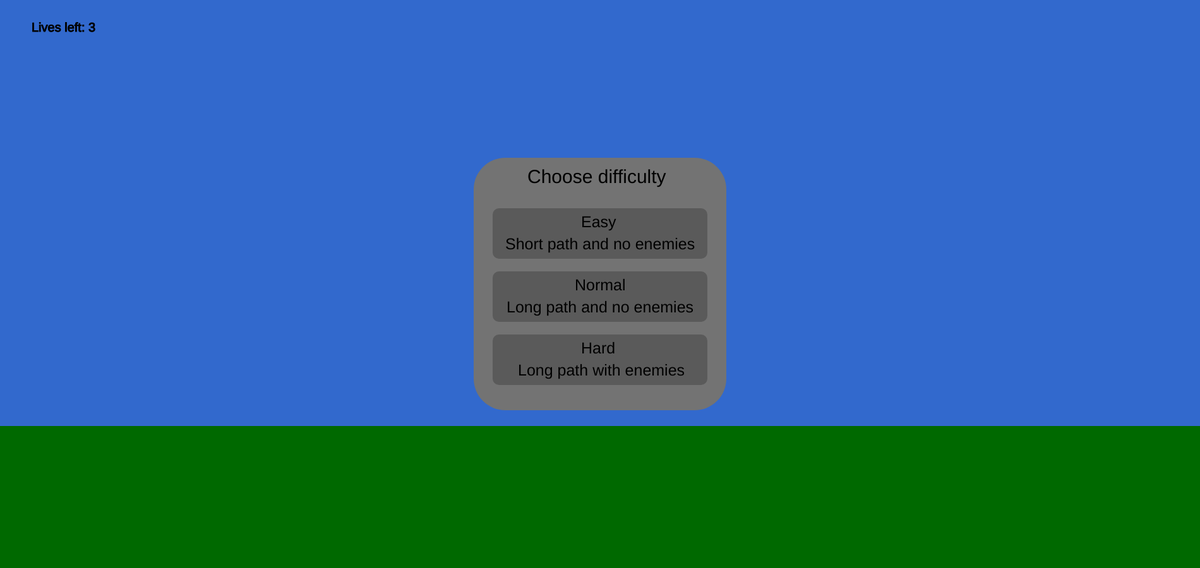
Frame 1 (no input)
Frame 60 (no input): identical to frame 1, image omitted
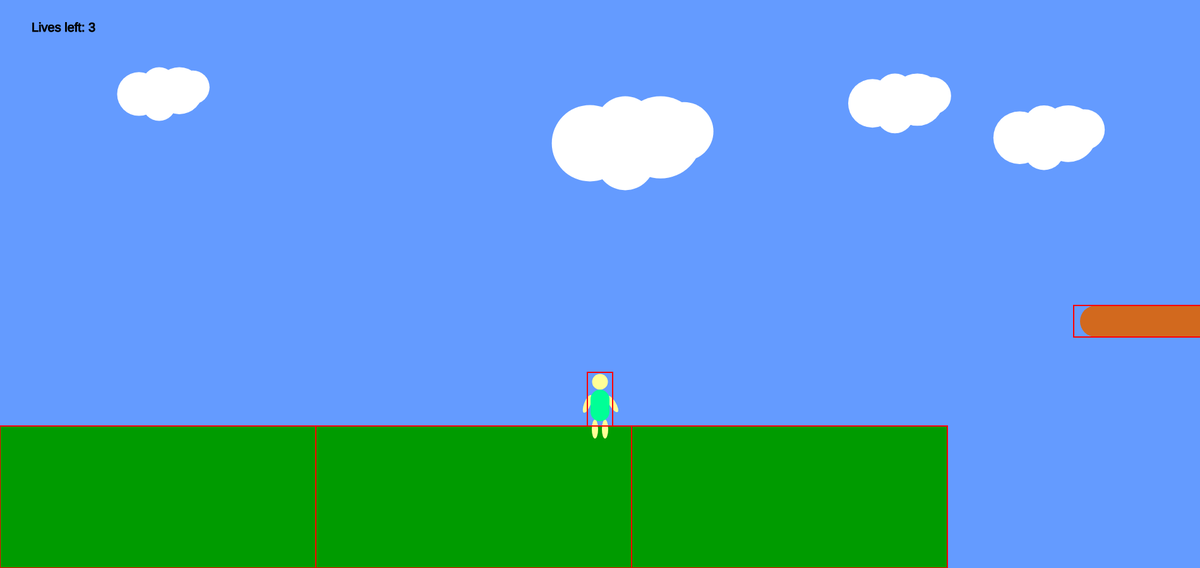
Frame 120 (the mouse pressed at the canvas centre since frame 60)

The p5.js sketch that drew these frames (run headless with seeded random() and noise() and a simulated clock; from frame 60 on, the mouse is pressed at the canvas centre):

// p5.js sketch
// ── sketch.js
//Final game project named "Green Shirt"

class gameSettings {
	constructor() {}
	showMenu = true;
	backGroundDarkness = 50;
	setupPath = false;

	enemies = false;

	scrollPos = 0;
	menuOfGame() {
		//menu
		fill(115, 115, 115);
		noStroke();
		rect(width / 2 - 200, height / 2 - 200, 400, 400, 50);

		//text
		fill(0);
		textSize(30);
		text("Choose difficulty", width / 2 - 115, height / 2 - 160);

		//difficulties buttons
		fill(90, 90, 90);
		rect(width / 2 - 170, height / 2 - 120, 340, 80, 10);
		rect(width / 2 - 170, height / 2 - 20, 340, 80, 10);
		rect(width / 2 - 170, height / 2 + 80, 340, 80, 10);

		//make buttons lighter
		fill(105, 105, 105);
		if(mouseX > width / 2 - 170 && mouseX < width / 2 + 170 && mouseY > height / 2 - 120 && mouseY < height / 2 - 40) {
			rect(width / 2 - 170, height / 2 - 120, 340, 80, 10);
		} else if(mouseX > width / 2 - 170 && mouseX < width / 2 + 170 && mouseY > height / 2 - 20 && mouseY < height / 2 + 60) {
			rect(width / 2 - 170, height / 2 - 20, 340, 80, 10);
		} else if(mouseX > width / 2 - 170 && mouseX < width / 2 + 170 && mouseY > height / 2 + 80 && mouseY < height / 2 + 160) {
			rect(width / 2 - 170, height / 2 + 80, 340, 80, 10);
		}

		//their descriptions
		fill(0);
		textSize(25);
		text("Easy", width / 2 - 30, height / 2 - 90);
		text("Normal", width / 2 - 40, height / 2 + 10);
		text("Hard", width / 2 - 30, height / 2 + 110);

		text("Short path and no enemies", width / 2 - 150, height / 2 - 55);
		text("Long path and no enemies", width / 2 - 148, height / 2 + 45);
		text("Long path with enemies", width / 2 - 130, height / 2 + 145);
	}

	indicator() {
		fill(0);
		stroke(0);
		textSize(20);
		text("Lives left: ", 50, 50)
		text(gameChar.livesLeft, 50 + textWidth("Lives left: "), 50);
	}
}

class GameChar {
	livesLeft = 3;
	posX = 0;
	posY = 0;
	velocityX = 0;
	velocityY = 0;
	isFalling = false;
	jumpsLeft = 0;

	rightBlocked = false;
	leftBlocked = false;
	downBlocked = false;
	upBlocked = false;


	constructor() {
		this.posX = 950;
		this.posY = 675;
	}

	death() {
		gameChar.livesLeft--;
		this.posX = 950;
		this.posY = 675;
		this.velocityY = 0;
		game.scrollPos = 0;
	}

	drawGameChar() {
		if(this.velocityX < 0 && this.isFalling && this.livesLeft > 0) {
			// add your jumping-left code
			fill(255, 255, 150);
			ellipse(this.posX, this.posY - 70, 25, 25); //head

			push();
			translate(this.posX - 10, this.posY - 40);
			rotate(210, 1);
			ellipse(0, 0, 30, 10); 							//right arm
			pop();

			push();
			translate(this.posX + 10, this.posY - 10);
			rotate(60, 1);
			ellipse(0, 0, 30, 10);							// left leg
			pop();

			fill(0, 255, 150);
			rect(this.posX - 10, this.posY - 57.5, 20, 50, 50); //body
			fill(255, 255, 150);

			push();
			translate(this.posX - 10, this.posY - 10);
			rotate(210, 1);
			ellipse(0, 0, 30, 10);
			pop()                                			//right leg

			push();
			translate(this.posX + 10, this.posY - 40);
			rotate(60, 1);
			ellipse(0, 0, 30, 10); 							//left arm
			pop();

		} else if(this.velocityX > 0 && this.isFalling && this.livesLeft > 0) {
			// add your jumping-right code
			fill(255, 255, 150);
			ellipse(this.posX, this.posY - 70, 25, 25); //head

			push();
			translate(this.posX - 10, this.posY - 10);
			rotate(210, 1);
			ellipse(0, 0, 30, 10);
			pop()                                			//right leg


			push();
			translate(this.posX + 10, this.posY - 40);
			rotate(60, 1);
			ellipse(0, 0, 30, 10); 							//left arm
			pop();

			fill(0, 255, 150);
			rect(this.posX - 10, this.posY - 57.5, 20, 50, 50); //body
			fill(255, 255, 150);

			push();
			translate(this.posX - 10, this.posY - 40);
			rotate(210, 1);
			ellipse(0, 0, 30, 10); 							//right arm
			pop();

			push();
			translate(this.posX + 10, this.posY - 10);
			rotate(60, 1);
			ellipse(0, 0, 30, 10);							// left leg
			pop();

		} else if(this.velocityX < 0 && this.livesLeft > 0) {
			// add your walking left code
			fill(255, 255, 150);
			ellipse(this.posX, this.posY - 70, 25, 25); //head

			push();
			translate(this.posX - 10, this.posY);
			rotate(225, 1);
			ellipse(0, 0, 30, 10);
			pop()                                			//right leg


			push();
			translate(this.posX + 8, this.posY - 40);
			rotate(45, 1);
			ellipse(0, 0, 30, 10);
			pop();										    //left arm

			fill(0, 255, 150);
			rect(this.posX - 10, this.posY - 57.5, 20, 50, 50); //body
			fill(255, 255, 150);

			push();
			translate(this.posX - 8, this.posY - 35);
			rotate(200, 1);
			ellipse(0, 0, 30, 10);
			pop();											//right arm

			push();
			translate(this.posX + 10, this.posY);
			rotate(45, 1);
			ellipse(0, 0, 30, 10);
			pop();											//left leg

		} else if(this.velocityX > 0 && this.livesLeft > 0) {
			// add your walking right code
			fill(255, 255, 150);
			ellipse(this.posX, this.posY - 70, 25, 25); //head

			push();
			translate(this.posX - 8, this.posY - 35);
			rotate(200, 1);
			ellipse(0, 0, 30, 10);
			pop();										//right arm

			push();
			translate(this.posX + 10, this.posY);
			rotate(45, 1);
			ellipse(0, 0, 30, 10);
			pop();										//left leg

			fill(0, 255, 150);
			rect(this.posX - 10, this.posY - 57.5, 20, 50, 50); //body
			fill(255, 255, 150);

			push();
			translate(this.posX - 10, this.posY);
			rotate(225, 1);
			ellipse(0, 0, 30, 10);
			pop();                               			//right leg

			push();
			translate(this.posX + 8, this.posY - 35);
			rotate(45, 1);
			ellipse(0, 0, 30, 10);
			pop();											//left arm

		} else if(this.isFalling && this.livesLeft > 0 && !this.downBlocked) {
			// add your jumping facing forwards code
			fill(255, 255, 150);
			ellipse(this.posX, this.posY - 70, 25, 25); //head

			push();
			translate(this.posX - 15, this.posY - 40);
			rotate(225, 1);
			ellipse(0, 0, 15, 10);
			pop();                                			//right arm

			ellipse(this.posX + 8, this.posY - 5, 10, 15); //left leg

			fill(0, 255, 150);
			rect(this.posX - 15, this.posY - 57.5, 30, 50, 50); //body
			fill(255, 255, 150);

			ellipse(this.posX - 8, this.posY - 5, 10, 15); //right leg

			push();
			translate(this.posX + 15, this.posY - 40);
			rotate(45, 1);
			ellipse(0, 0, 15, 10);
			pop();											//left arm

		} else {
			// add your standing front facing code

			fill(255, 255, 150);
			ellipse(this.posX, this.posY - 70, 25, 25); //head

			push();
			translate(this.posX - 20, this.posY - 35);
			rotate(225, 1);
			ellipse(0, 0, 30, 10);
			pop()                                			//right arm

			push();
			translate(this.posX + 20, this.posY - 35);
			rotate(45, 1);
			ellipse(0, 0, 30, 10);
			pop();											//left arm


			ellipse(this.posX - 8, this.posY + 5, 10, 30);
			ellipse(this.posX + 8, this.posY + 5, 10, 30); //legs

			fill(0, 255, 150);
			rect(this.posX - 15, this.posY - 57.5, 30, 50, 50); //body

		}
	}
} // a bit later

class Path {
	constructor() {}
	//attributes needed to make and setup path
	lengthOfPath = 2000;
	wholePath = [];
	wholePathCorX = [];
	//attributes needed to make decorations for path
	numberOfClouds;
	cloud_posX = [];
	cloud_posY = [];
	proportion_cloud = [];

	pathCreator() {
		var allowedToChangePath = this.lengthOfPath - 2000;
		var numberOfEachElement = allowedToChangePath / 1000;

		//starting place
		this.wholePath.push("ground"); this.wholePath.push("ground");

		//path between start and finish
		for(var i = 0; i < numberOfEachElement; i++) {
			var pathElements = ["canyon", "ground", "platform"];
			for(var j = 0; j < 3; j++) {
				var index = round(random(0, pathElements.length - 1));
				this.wholePath.push(pathElements[index]);
				pathElements.splice(index, 1);
			}
		}

		//finish
		this.wholePath.push("ground"); this.wholePath.push("ground");
	}

	setupClouds() {
		var currentPosX = -500
		for(var i = 0; i < this.numberOfClouds; i++) {
			currentPosX += round(random(150, 750));
			this.cloud_posX.push(currentPosX);
			this.cloud_posY.push(round(random(100, 200)));
			this.proportion_cloud.push(random(1, 2));
		}
	}

	setupPath() {
		this.pathCreator();
		var currentPosX = 0;
		for(var i = 0; i < this.wholePath.length; i++) {
			path.wholePathCorX.push(currentPosX);
			if(this.wholePath[i] == "ground") {
				ground.posX_array.push(currentPosX);
				currentPosX += ground.width;
			} else if(this.wholePath[i] == "canyon") {
				canyons.posX_array.push(currentPosX);
				currentPosX += canyons.width;
			} else if(this.wholePath[i] == "platform") {
				platforms.posX_array.push(currentPosX);
				currentPosX += platforms.width;
			}
		}
		game.setupPath = true;
		//setup platform class
		platforms.numberOfPlatforms = platforms.posX_array.length;
		platforms.setupPlatforms();
		//setup ground class
		ground.numberOfGround = ground.posX_array.length;
		//setup clouds(own attribute)
		this.numberOfClouds = (this.lengthOfPath / 500) * 1.5
		this.setupClouds();
	}

	cloud(index) {
		fill (255, 255, 255);
		ellipse(this.cloud_posX[index], this.cloud_posY[index], 50 * this.proportion_cloud[index]);
		ellipse(this.cloud_posX[index] + (30 * this.proportion_cloud[index]), this.cloud_posY[index] + (10 * this.proportion_cloud[index]), 70 * this.proportion_cloud[index]);
		ellipse(this.cloud_posX[index] + (50 * this.proportion_cloud[index]), this.cloud_posY[index] + (5 * this.proportion_cloud[index]), 50 * this.proportion_cloud[index]);
		ellipse(this.cloud_posX[index] - (30 * this.proportion_cloud[index]), this.cloud_posY[index] + (15 * this.proportion_cloud[index]), 65 * this.proportion_cloud[index]);
		ellipse(this.cloud_posX[index], this.cloud_posY[index] + (30 * this.proportion_cloud[index]), 50 * this.proportion_cloud[index]);
	}

	drawClouds() {
		for(var i = 0; i < this.numberOfClouds; i++) {
			this.cloud(i);
		}
	}
}

class Platforms {
	constructor() {}
	posX_array = [];
	posY_array = [];
	velocity_array = [];
	width = 300;
	height = 50;

	numberOfPlatforms = 0;

	setupPlatforms() {
		for(var i = 0; i < this.numberOfPlatforms; i++) {
			var posY = round(random(ground.floorPosY - 380, ground.floorPosY + 100));
			this.posY_array.push(posY);
			this.velocity_array.push(round(random(3, 10)));
		}
	}


	movePlatforms() {
		for(var i = 0; i < this.numberOfPlatforms; i++) {
			this.posY_array[i] += this.velocity_array[i];
			if(ground.floorPosY - 400 >= this.posY_array[i] || ground.floorPosY + 100 <= this.posY_array[i]) {
				this.velocity_array[i] = this.velocity_array[i] * (-1);
			}
		}
	}

	platform(index) {
		fill(100, 155, 255);
		rect(this.posX_array[index], ground.floorPosY, 300, height / 4);
		fill(210, 105, 30);
		rect(this.posX_array[index] + 10, this.posY_array[index], 280, 50, 50);
	}

	drawPlatforms() {
		for(var i = 0; i < this.posX_array.length; i++) {
			this.platform(i);
		}
	}


}

class Ground {
	constructor() {}
	posX_array = [];
	floorPosY = 675;
	width = 500;
	height = 225;
	numberOfGround = 0;
} // a bit later

class Canyons {
	constructor() {}
	posX_array = [];
	width = 200;
	canyon(posX) {
		fill(100, 155, 255);
		rect(posX, ground.floorPosY, 200, height / 4);
	}

	drawCanyons() {
		for(var i = 0; i < this.posX_array.length; i++) {
			this.canyon(this.posX_array[i])
		}
	}
}


var game = new gameSettings();
var gameChar = new GameChar();
var path = new Path();
var platforms = new Platforms();
var ground = new Ground();
var canyons = new Canyons();


function setup() {
	createCanvas(1900, 900);
}


class Physics {
	constructor() {}
	gravitation = 0.5;

	showCanvasShapes() {
		stroke(255, 0, 0);
		strokeWeight(2);
		noFill();

		//canvasShape of gameChar
		rect(gameChar.posX - 20, gameChar.posY - 85, 40, 85);
		//canvasShape of platforms
		for(var i = 0; i < platforms.numberOfPlatforms; i++) {
			rect(platforms.posX_array[i], platforms.posY_array[i], platforms.width, platforms.height);
		}
		//canvasShape of ground
		for(var i = 0; i < ground.posX_array.length; i++) {
			rect(ground.posX_array[i], ground.floorPosY, ground.width, ground.height);
		}

	}

	checkRight() {
		//check if right is blocked
		//by platforms
		for(var i = 0; i < platforms.numberOfPlatforms; i++) {
			if(platforms.posX_array[i] == gameChar.posX + 20
			&& !(gameChar.posY <= platforms.posY_array[i])
			&& !(gameChar.posY - 70 >= platforms.posY_array[i] + platforms.height)) {
				gameChar.rightBlocked = true;
				return;
			}
		}
		//by ground
		for(var i = 0; i < ground.numberOfGround; i++) {
			if(ground.posX_array[i] == gameChar.posX + 20
			&& !(gameChar.posY <= ground.floorPosY)
			&& !(gameChar.posY - 70 >= ground.floorPosY + ground.height)) {
				gameChar.rightBlocked = true;
				return;
			}
		}
		//if Game Over player can't move or player reached barrier of the map
		if(gameChar.livesLeft == 0 || gameChar.posX == path.lengthOfPath) {
			gameChar.rightBlocked = true;
			return;
		}

		gameChar.rightBlocked = false;
	}

	checkLeft() {
		//check if left is blocked
		//by platforms
		for(var i = 0; i < platforms.numberOfPlatforms; i++) {
			if(platforms.posX_array[i] + platforms.width == gameChar.posX - 20
			&& !(gameChar.posY <= platforms.posY_array[i])
			&& !(gameChar.posY - 70 >= platforms.posY_array[i] + platforms.height)) {
				gameChar.leftBlocked = true;
				return;
			}
		}
		//by ground
		for(var i = 0; i < ground.numberOfGround; i++) {
			if(ground.posX_array[i] + ground.width == gameChar.posX - 20
			&& !(gameChar.posY <= ground.floorPosY)
			&& !(gameChar.posY - 70 >= ground.floorPosY + ground.height)) {
				gameChar.leftBlocked = true;
				return;
			}
		}
		//if Game Over player can't move or player reached barrier of the map
		if(gameChar.livesLeft == 0 || gameChar.posX == 0) {
			gameChar.leftBlocked = true;
			return;
		}

		gameChar.leftBlocked = false;
	}

	checkDown() {
		//check if down is blocked
		if(gameChar.velocityY > 0) {
			gameChar.isFalling = true;
		} else if(gameChar.velocityY < 0) {
			gameChar.isFalling = false;
		}

		//by platforms
		for(var i = 0 ; i < platforms.numberOfPlatforms; i++) {
			if((gameChar.posY >= platforms.posY_array[i] && gameChar.posY <= platforms.posY_array[i] + 25)
			&& !(gameChar.posX + 20 <= platforms.posX_array[i])
			&& !(gameChar.posX - 20 >= platforms.posX_array[i] + platforms.width)
			&& gameChar.isFalling) {

				gameChar.downBlocked = true;
				gameChar.posY = platforms.posY_array[i];
				gameChar.velocityY = 0;
				gameChar.jumpsLeft = 1;
				return;
			}
		}
		//by ground
		for(var i = 0; i < ground.numberOfGround; i++) {
			if((gameChar.posY >= ground.floorPosY && gameChar.posY <= ground.floorPosY + 50)
			&& !(gameChar.posX + 20 <= ground.posX_array[i])
			&& !(gameChar.posX - 20 >= ground.posX_array[i] + ground.width)
			&& gameChar.isFalling) {

				gameChar.downBlocked = true;
				gameChar.posY = ground.floorPosY;
				gameChar.velocityY = 0;
				gameChar.jumpsLeft = 1;
				return;
			}
		}

		gameChar.jumpsLeft = 0;
		gameChar.downBlocked = false;
	}

	checkUp() {
		//check if up is blocked
		//by platform
		for(var i = 0 ; i < platforms.numberOfPlatforms; i++) {
			if((gameChar.posY - 85 >= platforms.posY_array[i] + 25 && gameChar.posY - 70 <= platforms.posY_array[i] + 50)
				&& !(gameChar.posX + 20 <= platforms.posX_array[i])
				&& !(gameChar.posX - 20 >= platforms.posX_array[i] + platforms.width)) {

				gameChar.upBlocked = true;
				gameChar.posY = platforms.posY_array[i] + 135;
				gameChar.velocityY = 0;
				return;
			}
		}

		gameChar.upBlocked = false;
	}

	moveObjects() {
		platforms.movePlatforms();
		this.checkRight();
		this.checkLeft();
		this.checkDown();
		this.checkUp();

		//move game character horizontally
		if(!(gameChar.leftBlocked && gameChar.velocityX < 0) && !(gameChar.rightBlocked && gameChar.velocityX > 0)) {
			gameChar.posX += gameChar.velocityX;
			if(gameChar.posX - game.scrollPos <= 500 || gameChar.posX - game.scrollPos >= 1400) {
				game.scrollPos += gameChar.velocityX
			}
		}

		//move game character vertically
		if(!gameChar.downBlocked) {
			gameChar.velocityY += this.gravitation;
		}
		gameChar.posY += gameChar.velocityY;

		//check if game character is lose
		if(gameChar.posY > ground.floorPosY + 300) {
			gameChar.death();
		}
	}
}


var physics = new Physics();



function draw() {
	background(100 - game.backGroundDarkness, 155 - game.backGroundDarkness, 255 - game.backGroundDarkness); // fill the sky blue
	noStroke();
	fill(0 - game.backGroundDarkness, 155 - game.backGroundDarkness, 0 - game.backGroundDarkness);
	rect(0, ground.floorPosY, width, height/4); // draw some green ground


	push();
	translate((-1) * game.scrollPos, 0);

	if(!game.showMenu) {
		game.backGroundDarkness = 0;
		//setup ground, platform and canyon classes (Because it doesn't work in setup function)
		if(!game.setupPath) {
			path.setupPath();
		}
		path.drawClouds();
		//draws objects
		canyons.drawCanyons();
		platforms.drawPlatforms();
		gameChar.drawGameChar();
		//moves objects
		physics.showCanvasShapes();
		physics.moveObjects();
	} else if(game.showMenu) {
		game.menuOfGame();
	}
	pop();

	//shows how many coins player collected and lives left
	game.indicator();

	//Game Over when player died 3 times
	if(gameChar.livesLeft == 0) {
		fill(0);
		stroke(0);
		textSize(80);
		text("Game Over", 800, 500);
		game.backGroundDarkness = 50;
	}
}


function keyPressed() {
	if((key == 'A' || keyCode == 37) && !game.showMenu) {
		gameChar.velocityX = -10;
	} else if((key == 'D' || keyCode == 39) && !game.showMenu) {
		gameChar.velocityX = 10;
	} else if(key == ' ' && !game.showMenu && gameChar.jumpsLeft > 0) { // make changes
		gameChar.velocityY = -13;
		gameChar.jumpsLeft--;
	}
}

function keyReleased() {
	if(key == 'A' || keyCode == 37) {
		gameChar.velocityX = 0;
	} else if(key == 'D' || keyCode == 39) {
		gameChar.velocityX = 0;
	}
}

function mousePressed() {
	if(mouseX > width / 2 - 170 && mouseX < width / 2 + 170 && mouseY > height / 2 - 120 && mouseY < height / 2 - 40) {
		path.lengthOfPath = 5000;
		game.showMenu = false;
	} else if(mouseX > width / 2 - 170 && mouseX < width / 2 + 170 && mouseY > height / 2 - 20 && mouseY < height / 2 + 60) {
		path.lengthOfPath = 10000;
		game.showMenu = false;
	} else if(mouseX > width / 2 - 170 && mouseX < width / 2 + 170 && mouseY > height / 2 + 80 && mouseY < height / 2 + 160) {
		game.showMenu = false;
		path.lengthOfPath = 10000;
		game.enemies = true;
	}
}

// function tree(index) {
// 	//tree body
// 	beginShape();
// 	fill(210, 105, 30);
// 	vertex(trees_x[index], floorPosY);
// 	vertex(trees_x[index] + 20, floorPosY - 30);
// 	vertex(trees_x[index] + 30, floorPosY - 100);
// 	vertex(trees_x[index] + 15, floorPosY - 150);
// 	vertex(trees_x[index] - 30, floorPosY - 220);
// 	vertex(trees_x[index] + 130, floorPosY - 200);
// 	vertex(trees_x[index] + 85, floorPosY - 150);
// 	vertex(trees_x[index] + 65, floorPosY - 100);
// 	vertex(trees_x[index] + 75, floorPosY - 30);
// 	vertex(trees_x[index] + 100, floorPosY);
// 	endShape();
//
// 	//tree head
// 	beginShape();
// 	fill(0, 255, 0);
// 	vertex(trees_x[index] + 15, floorPosY - 185);
// 	vertex(trees_x[index] - 15, floorPosY - 170);
// 	vertex(trees_x[index] - 45, floorPosY - 185);
// 	vertex(trees_x[index] - 60, floorPosY - 220);
// 	vertex(trees_x[index] - 55, floorPosY - 240);
// 	vertex(trees_x[index] - 60, floorPosY - 280);
// 	vertex(trees_x[index] - 50, floorPosY - 330);
// 	vertex(trees_x[index], floorPosY - 370);
// 	vertex(trees_x[index] + 50, floorPosY - 400);
// 	vertex(trees_x[index] + 80, floorPosY - 390);
// 	vertex(trees_x[index] + 130, floorPosY - 350);
// 	vertex(trees_x[index] + 150, floorPosY - 320);
// 	vertex(trees_x[index] + 170, floorPosY - 300);
// 	vertex(trees_x[index] + 150, floorPosY - 200);
// 	vertex(trees_x[index] + 100, floorPosY - 150);
// 	endShape();
// }



// function mountain(index) {
// 	fill(150, 150, 150);
// 	triangle(mountains[index], floorPos_y,
// 		mountains[index] + 150, floorPos_y,
// 		mountains[index] + 100, floorPos_y - 200);
//
// 	triangle(mountains[index] + 75, floorPos_y,
// 		mountains[index] + 250, floorPos_y,
// 		mountains[index] + 150, floorPos_y - 250);
//
// 	fill(255, 255, 255);
// 	triangle(mountains[index] + 100, floorPos_y - 200,
// 		mountains[index] + 75, floorPos_y - 150,
// 		mountains[index] + 113, floorPos_y - 150);
//
// 	triangle(mountains[index] + 150, floorPos_y - 250,
// 		mountains[index] + 135, floorPos_y - 200,
// 		mountains[index] + 171, floorPos_y - 200);
// }
//
// function coin(index) {
// 	fill (255, 223, 0);
// 	ellipse(collectables[index], floorPos_y - 30, 50, 50);
//
// 	textSize(35);
// 	stroke(1);
// 	strokeWeight(2);
// 	text('1', collectables[index] - 9, floorPos_y - 18);
// 	strokeWeight(0);
// }
